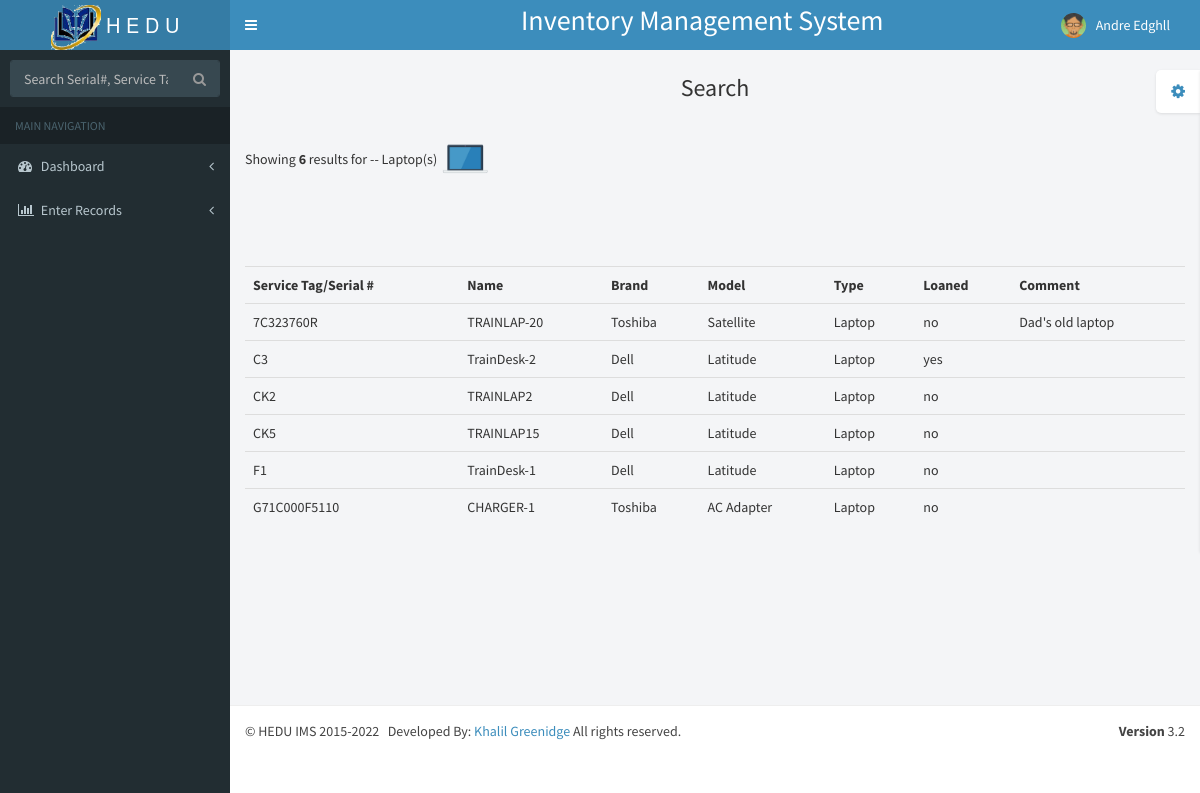
The page /search.php?key=Laptop (signed in) on the database its author committed.
### tables this page shows
CREATE TABLE IF NOT EXISTS `stock` (
  `id` varchar(30) NOT NULL,
  `name` varchar(30) DEFAULT NULL,
  `brand` varchar(30) NOT NULL,
  `model` varchar(30) NOT NULL,
  `type` varchar(30) NOT NULL,
  `loaned` varchar(3) NOT NULL,
  `Comment` varchar(250) DEFAULT NULL
);

### search.php (the view, shortened to what this page needs)
 <!DOCTYPE html>
<html>
  <head>
    <link href="dist/css/bootstrap.min.css" rel="stylesheet" type="text/css" />
    <link href="https://maxcdn.bootstrapcdn.com/font-awesome/4.3.0/css/font-awesome.min.css" rel="stylesheet" type="text/css" />
    <link href="http://code.ionicframework.com/ionicons/2.0.0/css/ionicons.min.css" rel="stylesheet" type="text/css" />
    <link href="dist/css/AdminLTE.min.css" rel="stylesheet" type="text/css" />
    <link href="dist/css/skins/_all-skins.min.css" rel="stylesheet" type="text/css" />
  </head>
  <body class="skin-blue" onload="setFocus()">
    <div class="wrapper">
      <header class="main-header">
			<?php
				include "header.php";
			?>
      </header>
      <aside class="main-sidebar">
        <section class="sidebar">
          <form action="search.php" method="get" class="sidebar-form">
            <div class="input-group">
              <input id="searchtxt" type="text" name="key" autocomplete="off" required onkeyup="showResult(this.value)" class="form-control" placeholder="Search Serial#, Service Tag, Type"/>
              <span class="input-group-btn">
                <button type='submit'  id='search-btn' class="btn btn-flat"><i class="fa fa-search"></i></button>
              </span>
            </div>
          </form>
          <?php
				if($_SESSION["user"] == "admin"){
					include "adminmenu.php";
				}
				else{
					include "menu.php";
				}
			?>
        </section>
      </aside>
      <div class="content-wrapper">
        <section class="content-header">
          <h1>
            Search
          </h1>
        </section>
        <section class="content">
			<br/>
			<?php
				$key = "";
				if(isset($_GET['key'])):
					$key = $_GET['key'];
					$key = filter_var($key, FILTER_SANITIZE_STRING);
				endif;
				$type = $key;
				$con = mysqli_connect("localhost", "root", "");
				$db = mysqli_select_db($con, "heduis");
				$rs = mysqli_query($con, "SELECT * FROM stock WHERE type='$type' or id='$key'");
				if(!$con || !$db || !$rs ){
					die('Error: '.mysqli_error());
				}
				else{
					$num = mysqli_num_rows($rs);
					if(mysqli_num_rows($rs) > 0){
						$key = $_GET['key'];
						$key = filter_var($key, FILTER_SANITIZE_STRING);
						echo 'Showing <b>'.$num.'</b> results for -- '.$key.'(s)  <img id="bounce" src="dist/img/'.$type.'.png" width="50" height="50" alt="Search.png"/>';
					}
					else{
						echo "<h3>Sorry, no items found</h3>";
						echo "<br/>";
						$die = 1;
						echo 'Need any help searching? Send an email to the  <a href="mailto:techadmin@hedu.edu.bb">administrator</a>';
					}
					echo '<br/><br/>';
					?>
					<br/>
					<?php
						if(isset($_GET['key'])){
							echo "
							<br/><br/>
							<table class=\"table\">
								<tr>
									<th>Service Tag/Serial #</th>
									<th>Name</th>
									<th>Brand</th>
									<th>Model</th>
									<th>Type</th>
									<th>Loaned</th>
									<th>Comment</th>
								</tr>
							";
							while($row = mysqli_fetch_array($rs)){
								echo "<tr>";
								echo "<td>" . $row['id'] . "</td>";
								echo "<td>" . $row['name'] . "</td>";
								echo "<td>" . $row['brand'] . "</td>";
								echo "<td>" . $row['model'] . "</td>";
								echo "<td>" . $row['type'] . "</td>";
								echo "<td>" . $row['loaned'] . "</td>";
								echo "<td>" . $row['Comment'] . "</td>";
								echo "</tr>";
							}
							echo "</table>";
						}
					}
			?>
        </section>
      </div>
      <footer class="main-footer">
        <?php include "footer.php"; ?>
    </div>
  </body>
</html>

### rows shown on the page
stock: id "7C323760R", name "TRAINLAP-20", brand "Toshiba", model "Satellite", type "Laptop", loaned "no", Comment "Dad's old laptop"
stock: id "C3", name "TrainDesk-2", brand "Dell", model "Latitude", type "Laptop", loaned "yes"
stock: id "CK2", name "TRAINLAP2", brand "Dell", model "Latitude", type "Laptop", loaned "no"
stock: id "CK5", name "TRAINLAP15", brand "Dell", model "Latitude", type "Laptop", loaned "no"
stock: id "F1", name "TrainDesk-1", brand "Dell", model "Latitude", type "Laptop", loaned "no"
stock: id "G71C000F5110", name "CHARGER-1", brand "Toshiba", model "AC Adapter", type "Laptop", loaned "no"

### other values the page prints
$_SESSION["name"] "Andre Edghll"
$num "6"
$key "Laptop"
